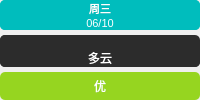
         <widget class="QWidget" name="dailyWeather_4" native="true">
          <layout class="QVBoxLayout" name="verticalLayout_17">
           <property name="spacing">
            <number>5</number>
           </property>
           <property name="leftMargin">
            <number>0</number>
           </property>
           <property name="topMargin">
            <number>0</number>
           </property>
           <property name="rightMargin">
            <number>0</number>
           </property>
           <property name="bottomMargin">
            <number>0</number>
           </property>
           <item>
            <widget class="QWidget" name="time_4" native="true">
             <property name="styleSheet">
              <string notr="true">border-radius: 5px;
color: rgb(255, 255, 255);
background-color: rgb(0, 189, 189);</string>
             </property>
             <layout class="QVBoxLayout" name="verticalLayout_18">
              <property name="spacing">
               <number>0</number>
              </property>
              <property name="leftMargin">
               <number>0</number>
              </property>
              <property name="topMargin">
               <number>0</number>
              </property>
              <property name="rightMargin">
               <number>0</number>
              </property>
              <property name="bottomMargin">
               <number>0</number>
              </property>
              <item>
               <widget class="QLabel" name="day_4">
                <property name="font">
                 <font>
                  <pointsize>8</pointsize>
                 </font>
                </property>
                <property name="styleSheet">
                 <string notr="true">color: rgb(255, 255, 255);</string>
                </property>
                <property name="text">
                 <string>周三</string>
                </property>
                <property name="alignment">
                 <set>Qt::AlignmentFlag::AlignBottom|Qt::AlignmentFlag::AlignHCenter</set>
                </property>
               </widget>
              </item>
              <item>
               <widget class="QLabel" name="date_4">
                <property name="font">
                 <font>
                  <pointsize>8</pointsize>
                 </font>
                </property>
                <property name="styleSheet">
                 <string notr="true">color: rgb(255, 255, 255);</string>
                </property>
                <property name="text">
                 <string>06/10</string>
                </property>
                <property name="alignment">
                 <set>Qt::AlignmentFlag::AlignHCenter|Qt::AlignmentFlag::AlignTop</set>
                </property>
               </widget>
              </item>
             </layout>
            </widget>
           </item>
           <item>
            <widget class="QWidget" name="weather_4" native="true">
             <property name="styleSheet">
              <string notr="true">border-radius: 5px;
color: rgb(255, 255, 255);
background-color: rgb(44, 44, 44);</string>
             </property>
             <layout class="QVBoxLayout" name="verticalLayout_19">
              <property name="spacing">
               <number>0</number>
              </property>
              <property name="leftMargin">
               <number>0</number>
              </property>
              <property name="topMargin">
               <number>0</number>
              </property>
              <property name="rightMargin">
               <number>0</number>
              </property>
              <property name="bottomMargin">
               <number>0</number>
              </property>
              <item>
               <widget class="QLabel" name="weatherSmartIcon_4">
                <property name="maximumSize">
                 <size>
                  <width>70</width>
                  <height>70</height>
                 </size>
                </property>
                <property name="layoutDirection">
                 <enum>Qt::LayoutDirection::LeftToRight</enum>
                </property>
                <property name="text">
                 <string/>
                </property>
                <property name="pixmap">
                 <pixmap resource="res.qrc">:/icon/cloudy_day.svg</pixmap>
                </property>
                <property name="scaledContents">
                 <bool>true</bool>
                </property>
                <property name="alignment">
                 <set>Qt::AlignmentFlag::AlignCenter</set>
                </property>
               </widget>
              </item>
              <item>
               <widget class="QLabel" name="weatherLabel_4">
                <property name="styleSheet">
                 <string notr="true">color: rgb(255, 255, 255);</string>
                </property>
                <property name="text">
                 <string>多云</string>
                </property>
                <property name="alignment">
                 <set>Qt::AlignmentFlag::AlignHCenter|Qt::AlignmentFlag::AlignTop</set>
                </property>
               </widget>
              </item>
             </layout>
            </widget>
           </item>
           <item>
            <widget class="QLabel" name="air_4">
             <property name="styleSheet">
              <string notr="true">border-radius: 5px;
color: rgb(255, 255, 255);
background-color: rgb(150, 213, 32);</string>
             </property>
             <property name="text">
              <string>优</string>
             </property>
             <property name="alignment">
              <set>Qt::AlignmentFlag::AlignCenter</set>
             </property>
            </widget>
           </item>
          </layout>
         </widget>
